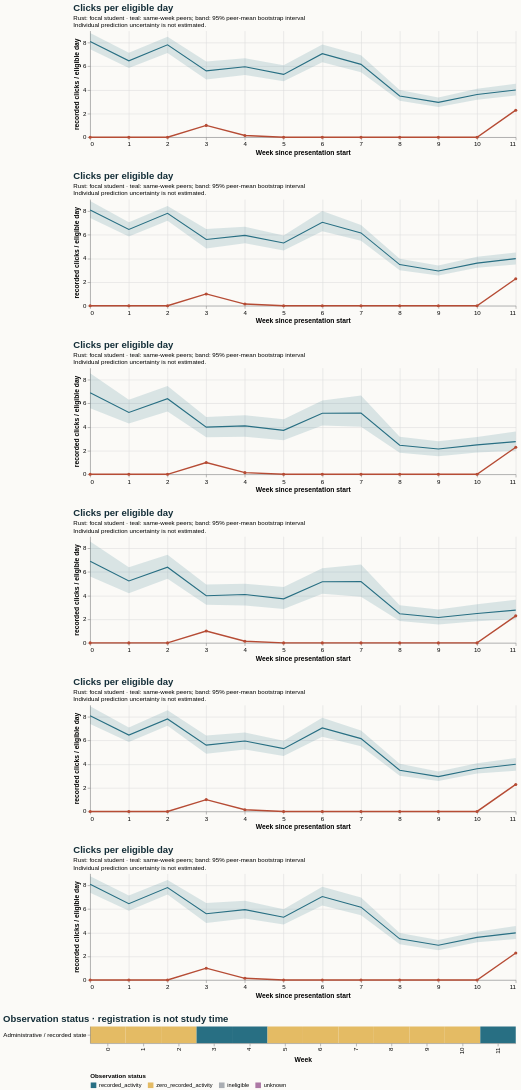

Vega-Lite specification for this chart:
### Vega-Lite specification from a JSON file in a GitHub repository (floating-point values rounded to 4 significant figures)
{"$schema": "https://vega.github.io/schema/vega-lite/v5.20.1.json", "config": {"axis": {"labelFontSize": 11, "titleFontSize": 12}, "background": "#fbfaf7", "font": "sans-serif", "title": {"anchor": "start", "color": "#142e38", "fontSize": 17, "subtitleFontSize": 11}, "view": {"continuousHeight": 300, "continuousWidth": 300, "stroke": null}}, "datasets": {"data-021026f15fa5f54495edb688787899e7": [{"eligible_days": 7.0, "end_day": 6, "logging_completeness": "unknown", "observation_status": "zero_recorded_activity", "row": "Administrative / recorded state", "score_status": "withheld_release_time_unknown", "start_day": 0, "value": 0.0, "week": 0}, {"eligible_days": 7.0, "end_day": 13, "logging_completeness": "unknown", "observation_status": "zero_recorded_activity", "row": "Administrative / recorded state", "score_status": "withheld_release_time_unknown", "start_day": 7, "value": 0.0, "week": 1}, {"eligible_days": 7.0, "end_day": 20, "logging_completeness": "unknown", "observation_status": "zero_recorded_activity", "row": "Administrative / recorded state", "score_status": "withheld_release_time_unknown", "start_day": 14, "value": 0.0, "week": 2}, {"eligible_days": 7.0, "end_day": 27, "logging_completeness": "unknown", "observation_status": "recorded_activity", "row": "Administrative / recorded state", "score_status": "withheld_release_time_unknown", "start_day": 21, "value": 1.0, "week": 3}, {"eligible_days": 7.0, "end_day": 34, "logging_completeness": "unknown", "observation_status": "recorded_activity", "row": "Administrative / recorded state", "score_status": "withheld_release_time_unknown", "start_day": 28, "value": 0.1429, "week": 4}, {"eligible_days": 7.0, "end_day": 41, "logging_completeness": "unknown", "observation_status": "zero_recorded_activity", "row": "Administrative / recorded state", "score_status": "withheld_release_time_unknown", "start_day": 35, "value": 0.0, "week": 5}, {"eligible_days": 7.0, "end_day": 48, "logging_completeness": "unknown", "observation_status": "zero_recorded_activity", "row": "Administrative / recorded state", "score_status": "withheld_release_time_unknown", "start_day": 42, "value": 0.0, "week": 6}, {"eligible_days": 7.0, "end_day": 55, "logging_completeness": "unknown", "observation_status": "zero_recorded_activity", "row": "Administrative / recorded state", "score_status": "withheld_release_time_unknown", "start_day": 49, "value": 0.0, "week": 7}, {"eligible_days": 7.0, "end_day": 62, "logging_completeness": "unknown", "observation_status": "zero_recorded_activity", "row": "Administrative / recorded state", "score_status": "withheld_release_time_unknown", "start_day": 56, "value": 0.0, "week": 8}, {"eligible_days": 7.0, "end_day": 69, "logging_completeness": "unknown", "observation_status": "zero_recorded_activity", "row": "Administrative / recorded state", "score_status": "withheld_release_time_unknown", "start_day": 63, "value": 0.0, "week": 9}, {"eligible_days": 7.0, "end_day": 76, "logging_completeness": "unknown", "observation_status": "zero_recorded_activity", "row": "Administrative / recorded state", "score_status": "withheld_release_time_unknown", "start_day": 70, "value": 0.0, "week": 10}, {"eligible_days": 7.0, "end_day": 83, "logging_completeness": "unknown", "observation_status": "recorded_activity", "row": "Administrative / recorded state", "score_status": "withheld_release_time_unknown", "start_day": 77, "value": 2.286, "week": 11}], "data-46ffdab199a707d343a75f400371bae0": [{"end_day": 6, "focal_value": 0.0, "peer_ci_high": 8.575, "peer_ci_low": 5.621, "peer_mean": 6.901, "peer_observations": 232, "peer_people": 232, "reference": "same_prior_attempt", "unit": "recorded clicks / eligible day", "week": 0}, {"end_day": 13, "focal_value": 0.0, "peer_ci_high": 6.399, "peer_ci_low": 4.207, "peer_mean": 5.234, "peer_observations": 229, "peer_people": 229, "reference": "same_prior_attempt", "unit": "recorded clicks / eligible day", "week": 1}, {"end_day": 20, "focal_value": 0.0, "peer_ci_high": 7.451, "peer_ci_low": 5.417, "peer_mean": 6.398, "peer_observations": 222, "peer_people": 222, "reference": "same_prior_attempt", "unit": "recorded clicks / eligible day", "week": 2}, {"end_day": 27, "focal_value": 1.0, "peer_ci_high": 4.942, "peer_ci_low": 3.229, "peer_mean": 3.987, "peer_observations": 222, "peer_people": 222, "reference": "same_prior_attempt", "unit": "recorded clicks / eligible day", "week": 3}, {"end_day": 34, "focal_value": 0.1429, "peer_ci_high": 4.995, "peer_ci_low": 3.168, "peer_mean": 4.095, "peer_observations": 216, "peer_people": 216, "reference": "same_prior_attempt", "unit": "recorded clicks / eligible day", "week": 4}, {"end_day": 41, "focal_value": 0.0, "peer_ci_high": 4.721, "peer_ci_low": 2.856, "peer_mean": 3.722, "peer_observations": 213, "peer_people": 213, "reference": "same_prior_attempt", "unit": "recorded clicks / eligible day", "week": 5}, {"end_day": 48, "focal_value": 0.0, "peer_ci_high": 6.304, "peer_ci_low": 4.146, "peer_mean": 5.167, "peer_observations": 209, "peer_people": 209, "reference": "same_prior_attempt", "unit": "recorded clicks / eligible day", "week": 6}, {"end_day": 55, "focal_value": 0.0, "peer_ci_high": 6.62, "peer_ci_low": 3.908, "peer_mean": 5.179, "peer_observations": 204, "peer_people": 204, "reference": "same_prior_attempt", "unit": "recorded clicks / eligible day", "week": 7}, {"end_day": 62, "focal_value": 0.0, "peer_ci_high": 3.187, "peer_ci_low": 1.841, "peer_mean": 2.464, "peer_observations": 202, "peer_people": 202, "reference": "same_prior_attempt", "unit": "recorded clicks / eligible day", "week": 8}, {"end_day": 69, "focal_value": 0.0, "peer_ci_high": 2.82, "peer_ci_low": 1.562, "peer_mean": 2.145, "peer_observations": 199, "peer_people": 199, "reference": "same_prior_attempt", "unit": "recorded clicks / eligible day", "week": 9}, {"end_day": 76, "focal_value": 0.0, "peer_ci_high": 3.265, "peer_ci_low": 1.835, "peer_mean": 2.489, "peer_observations": 197, "peer_people": 197, "reference": "same_prior_attempt", "unit": "recorded clicks / eligible day", "week": 10}, {"end_day": 83, "focal_value": 2.286, "peer_ci_high": 3.642, "peer_ci_low": 2.024, "peer_mean": 2.77, "peer_observations": 196, "peer_people": 196, "reference": "same_prior_attempt", "unit": "recorded clicks / eligible day", "week": 11}], "data-4844d67a2a23f6e92cc0dcbcf3ccfbef": [{"end_day": 6, "focal_value": 0.0, "peer_ci_high": 8.804, "peer_ci_low": 7.442, "peer_mean": 8.1, "peer_observations": 1159, "peer_people": 1159, "reference": "course", "unit": "recorded clicks / eligible day", "week": 0}, {"end_day": 13, "focal_value": 0.0, "peer_ci_high": 7.134, "peer_ci_low": 5.854, "peer_mean": 6.456, "peer_observations": 1151, "peer_people": 1151, "reference": "course", "unit": "recorded clicks / eligible day", "week": 1}, {"end_day": 20, "focal_value": 0.0, "peer_ci_high": 8.487, "peer_ci_low": 7.119, "peer_mean": 7.819, "peer_observations": 1133, "peer_people": 1133, "reference": "course", "unit": "recorded clicks / eligible day", "week": 2}, {"end_day": 27, "focal_value": 1.0, "peer_ci_high": 6.402, "peer_ci_low": 4.878, "peer_mean": 5.608, "peer_observations": 1125, "peer_people": 1125, "reference": "course", "unit": "recorded clicks / eligible day", "week": 3}, {"end_day": 34, "focal_value": 0.1429, "peer_ci_high": 6.672, "peer_ci_low": 5.259, "peer_mean": 5.954, "peer_observations": 1088, "peer_people": 1088, "reference": "course", "unit": "recorded clicks / eligible day", "week": 4}, {"end_day": 41, "focal_value": 0.0, "peer_ci_high": 6.094, "peer_ci_low": 4.724, "peer_mean": 5.31, "peer_observations": 1081, "peer_people": 1081, "reference": "course", "unit": "recorded clicks / eligible day", "week": 5}, {"end_day": 48, "focal_value": 0.0, "peer_ci_high": 7.851, "peer_ci_low": 6.347, "peer_mean": 7.065, "peer_observations": 1070, "peer_people": 1070, "reference": "course", "unit": "recorded clicks / eligible day", "week": 6}, {"end_day": 55, "focal_value": 0.0, "peer_ci_high": 6.934, "peer_ci_low": 5.486, "peer_mean": 6.16, "peer_observations": 1054, "peer_people": 1054, "reference": "course", "unit": "recorded clicks / eligible day", "week": 7}, {"end_day": 62, "focal_value": 0.0, "peer_ci_high": 4.0, "peer_ci_low": 3.079, "peer_mean": 3.483, "peer_observations": 1044, "peer_people": 1044, "reference": "course", "unit": "recorded clicks / eligible day", "week": 8}, {"end_day": 69, "focal_value": 0.0, "peer_ci_high": 3.364, "peer_ci_low": 2.565, "peer_mean": 2.943, "peer_observations": 1027, "peer_people": 1027, "reference": "course", "unit": "recorded clicks / eligible day", "week": 9}, {"end_day": 76, "focal_value": 0.0, "peer_ci_high": 4.089, "peer_ci_low": 3.161, "peer_mean": 3.609, "peer_observations": 1021, "peer_people": 1021, "reference": "course", "unit": "recorded clicks / eligible day", "week": 10}, {"end_day": 83, "focal_value": 2.286, "peer_ci_high": 4.53, "peer_ci_low": 3.518, "peer_mean": 3.989, "peer_observations": 1016, "peer_people": 1016, "reference": "course", "unit": "recorded clicks / eligible day", "week": 11}], "data-8c2e9ec24303d0bdccb7913a0fe969db": [{"end_day": 6, "focal_value": 0.0, "peer_ci_high": 8.769, "peer_ci_low": 7.39, "peer_mean": 8.1, "peer_observations": 1159, "peer_people": 1159, "reference": "early_stage", "unit": "recorded clicks / eligible day", "week": 0}, {"end_day": 13, "focal_value": 0.0, "peer_ci_high": 7.152, "peer_ci_low": 5.855, "peer_mean": 6.456, "peer_observations": 1151, "peer_people": 1151, "reference": "early_stage", "unit": "recorded clicks / eligible day", "week": 1}, {"end_day": 20, "focal_value": 0.0, "peer_ci_high": 8.455, "peer_ci_low": 7.227, "peer_mean": 7.819, "peer_observations": 1133, "peer_people": 1133, "reference": "early_stage", "unit": "recorded clicks / eligible day", "week": 2}, {"end_day": 27, "focal_value": 1.0, "peer_ci_high": 6.515, "peer_ci_low": 4.816, "peer_mean": 5.608, "peer_observations": 1125, "peer_people": 1125, "reference": "early_stage", "unit": "recorded clicks / eligible day", "week": 3}, {"end_day": 34, "focal_value": 0.1429, "peer_ci_high": 6.713, "peer_ci_low": 5.195, "peer_mean": 5.954, "peer_observations": 1088, "peer_people": 1088, "reference": "early_stage", "unit": "recorded clicks / eligible day", "week": 4}, {"end_day": 41, "focal_value": 0.0, "peer_ci_high": 5.992, "peer_ci_low": 4.694, "peer_mean": 5.31, "peer_observations": 1081, "peer_people": 1081, "reference": "early_stage", "unit": "recorded clicks / eligible day", "week": 5}, {"end_day": 48, "focal_value": 0.0, "peer_ci_high": 7.898, "peer_ci_low": 6.292, "peer_mean": 7.065, "peer_observations": 1070, "peer_people": 1070, "reference": "early_stage", "unit": "recorded clicks / eligible day", "week": 6}, {"end_day": 55, "focal_value": 0.0, "peer_ci_high": 6.974, "peer_ci_low": 5.475, "peer_mean": 6.16, "peer_observations": 1054, "peer_people": 1054, "reference": "early_stage", "unit": "recorded clicks / eligible day", "week": 7}, {"end_day": 62, "focal_value": 0.0, "peer_ci_high": 3.968, "peer_ci_low": 3.02, "peer_mean": 3.483, "peer_observations": 1044, "peer_people": 1044, "reference": "early_stage", "unit": "recorded clicks / eligible day", "week": 8}, {"end_day": 69, "focal_value": 0.0, "peer_ci_high": 3.375, "peer_ci_low": 2.514, "peer_mean": 2.943, "peer_observations": 1027, "peer_people": 1027, "reference": "early_stage", "unit": "recorded clicks / eligible day", "week": 9}, {"end_day": 76, "focal_value": 0.0, "peer_ci_high": 4.087, "peer_ci_low": 3.199, "peer_mean": 3.609, "peer_observations": 1021, "peer_people": 1021, "reference": "early_stage", "unit": "recorded clicks / eligible day", "week": 10}, {"end_day": 83, "focal_value": 2.286, "peer_ci_high": 4.559, "peer_ci_low": 3.472, "peer_mean": 3.989, "peer_observations": 1016, "peer_people": 1016, "reference": "early_stage", "unit": "recorded clicks / eligible day", "week": 11}], "data-9be9bc50e00e9c2507c0d91c9cc9db1b": [{"end_day": 6, "focal_value": 0.0, "peer_ci_high": 8.541, "peer_ci_low": 5.586, "peer_mean": 6.901, "peer_observations": 232, "peer_people": 232, "reference": "same_prior_attempt", "unit": "recorded clicks / eligible day", "week": 0}, {"end_day": 13, "focal_value": 0.0, "peer_ci_high": 6.304, "peer_ci_low": 4.302, "peer_mean": 5.234, "peer_observations": 229, "peer_people": 229, "reference": "same_prior_attempt", "unit": "recorded clicks / eligible day", "week": 1}, {"end_day": 20, "focal_value": 0.0, "peer_ci_high": 7.478, "peer_ci_low": 5.311, "peer_mean": 6.398, "peer_observations": 222, "peer_people": 222, "reference": "same_prior_attempt", "unit": "recorded clicks / eligible day", "week": 2}, {"end_day": 27, "focal_value": 1.0, "peer_ci_high": 4.846, "peer_ci_low": 3.13, "peer_mean": 3.987, "peer_observations": 222, "peer_people": 222, "reference": "same_prior_attempt", "unit": "recorded clicks / eligible day", "week": 3}, {"end_day": 34, "focal_value": 0.1429, "peer_ci_high": 4.997, "peer_ci_low": 3.187, "peer_mean": 4.095, "peer_observations": 216, "peer_people": 216, "reference": "same_prior_attempt", "unit": "recorded clicks / eligible day", "week": 4}, {"end_day": 41, "focal_value": 0.0, "peer_ci_high": 4.654, "peer_ci_low": 2.876, "peer_mean": 3.722, "peer_observations": 213, "peer_people": 213, "reference": "same_prior_attempt", "unit": "recorded clicks / eligible day", "week": 5}, {"end_day": 48, "focal_value": 0.0, "peer_ci_high": 6.251, "peer_ci_low": 4.14, "peer_mean": 5.167, "peer_observations": 209, "peer_people": 209, "reference": "same_prior_attempt", "unit": "recorded clicks / eligible day", "week": 6}, {"end_day": 55, "focal_value": 0.0, "peer_ci_high": 6.671, "peer_ci_low": 4.028, "peer_mean": 5.179, "peer_observations": 204, "peer_people": 204, "reference": "same_prior_attempt", "unit": "recorded clicks / eligible day", "week": 7}, {"end_day": 62, "focal_value": 0.0, "peer_ci_high": 3.183, "peer_ci_low": 1.822, "peer_mean": 2.464, "peer_observations": 202, "peer_people": 202, "reference": "same_prior_attempt", "unit": "recorded clicks / eligible day", "week": 8}, {"end_day": 69, "focal_value": 0.0, "peer_ci_high": 2.802, "peer_ci_low": 1.518, "peer_mean": 2.145, "peer_observations": 199, "peer_people": 199, "reference": "same_prior_attempt", "unit": "recorded clicks / eligible day", "week": 9}, {"end_day": 76, "focal_value": 0.0, "peer_ci_high": 3.153, "peer_ci_low": 1.854, "peer_mean": 2.489, "peer_observations": 197, "peer_people": 197, "reference": "same_prior_attempt", "unit": "recorded clicks / eligible day", "week": 10}, {"end_day": 83, "focal_value": 2.286, "peer_ci_high": 3.629, "peer_ci_low": 2.0, "peer_mean": 2.77, "peer_observations": 196, "peer_people": 196, "reference": "same_prior_attempt", "unit": "recorded clicks / eligible day", "week": 11}], "data-a0aaaf072578ce0526ad8e3b011a8784": [{"end_day": 6, "focal_value": 0.0, "peer_ci_high": 8.862, "peer_ci_low": 7.425, "peer_mean": 8.1, "peer_observations": 1159, "peer_people": 1159, "reference": "course", "unit": "recorded clicks / eligible day", "week": 0}, {"end_day": 13, "focal_value": 0.0, "peer_ci_high": 7.073, "peer_ci_low": 5.855, "peer_mean": 6.456, "peer_observations": 1151, "peer_people": 1151, "reference": "course", "unit": "recorded clicks / eligible day", "week": 1}, {"end_day": 20, "focal_value": 0.0, "peer_ci_high": 8.447, "peer_ci_low": 7.181, "peer_mean": 7.819, "peer_observations": 1133, "peer_people": 1133, "reference": "course", "unit": "recorded clicks / eligible day", "week": 2}, {"end_day": 27, "focal_value": 1.0, "peer_ci_high": 6.489, "peer_ci_low": 4.846, "peer_mean": 5.608, "peer_observations": 1125, "peer_people": 1125, "reference": "course", "unit": "recorded clicks / eligible day", "week": 3}, {"end_day": 34, "focal_value": 0.1429, "peer_ci_high": 6.692, "peer_ci_low": 5.278, "peer_mean": 5.954, "peer_observations": 1088, "peer_people": 1088, "reference": "course", "unit": "recorded clicks / eligible day", "week": 4}, {"end_day": 41, "focal_value": 0.0, "peer_ci_high": 5.944, "peer_ci_low": 4.673, "peer_mean": 5.31, "peer_observations": 1081, "peer_people": 1081, "reference": "course", "unit": "recorded clicks / eligible day", "week": 5}, {"end_day": 48, "focal_value": 0.0, "peer_ci_high": 8.012, "peer_ci_low": 6.298, "peer_mean": 7.065, "peer_observations": 1070, "peer_people": 1070, "reference": "course", "unit": "recorded clicks / eligible day", "week": 6}, {"end_day": 55, "focal_value": 0.0, "peer_ci_high": 6.833, "peer_ci_low": 5.504, "peer_mean": 6.16, "peer_observations": 1054, "peer_people": 1054, "reference": "course", "unit": "recorded clicks / eligible day", "week": 7}, {"end_day": 62, "focal_value": 0.0, "peer_ci_high": 3.969, "peer_ci_low": 3.012, "peer_mean": 3.483, "peer_observations": 1044, "peer_people": 1044, "reference": "course", "unit": "recorded clicks / eligible day", "week": 8}, {"end_day": 69, "focal_value": 0.0, "peer_ci_high": 3.396, "peer_ci_low": 2.552, "peer_mean": 2.943, "peer_observations": 1027, "peer_people": 1027, "reference": "course", "unit": "recorded clicks / eligible day", "week": 9}, {"end_day": 76, "focal_value": 0.0, "peer_ci_high": 4.143, "peer_ci_low": 3.211, "peer_mean": 3.609, "peer_observations": 1021, "peer_people": 1021, "reference": "course", "unit": "recorded clicks / eligible day", "week": 10}, {"end_day": 83, "focal_value": 2.286, "peer_ci_high": 4.507, "peer_ci_low": 3.481, "peer_mean": 3.989, "peer_observations": 1016, "peer_people": 1016, "reference": "course", "unit": "recorded clicks / eligible day", "week": 11}], "data-e47157b1d051c8e4293e70f9ae97936a": [{"end_day": 6, "focal_value": 0.0, "peer_ci_high": 8.907, "peer_ci_low": 7.392, "peer_mean": 8.1, "peer_observations": 1159, "peer_people": 1159, "reference": "early_stage", "unit": "recorded clicks / eligible day", "week": 0}, {"end_day": 13, "focal_value": 0.0, "peer_ci_high": 7.1, "peer_ci_low": 5.88, "peer_mean": 6.456, "peer_observations": 1151, "peer_people": 1151, "reference": "early_stage", "unit": "recorded clicks / eligible day", "week": 1}, {"end_day": 20, "focal_value": 0.0, "peer_ci_high": 8.557, "peer_ci_low": 7.24, "peer_mean": 7.819, "peer_observations": 1133, "peer_people": 1133, "reference": "early_stage", "unit": "recorded clicks / eligible day", "week": 2}, {"end_day": 27, "focal_value": 1.0, "peer_ci_high": 6.421, "peer_ci_low": 4.872, "peer_mean": 5.608, "peer_observations": 1125, "peer_people": 1125, "reference": "early_stage", "unit": "recorded clicks / eligible day", "week": 3}, {"end_day": 34, "focal_value": 0.1429, "peer_ci_high": 6.676, "peer_ci_low": 5.242, "peer_mean": 5.954, "peer_observations": 1088, "peer_people": 1088, "reference": "early_stage", "unit": "recorded clicks / eligible day", "week": 4}, {"end_day": 41, "focal_value": 0.0, "peer_ci_high": 5.982, "peer_ci_low": 4.691, "peer_mean": 5.31, "peer_observations": 1081, "peer_people": 1081, "reference": "early_stage", "unit": "recorded clicks / eligible day", "week": 5}, {"end_day": 48, "focal_value": 0.0, "peer_ci_high": 7.92, "peer_ci_low": 6.32, "peer_mean": 7.065, "peer_observations": 1070, "peer_people": 1070, "reference": "early_stage", "unit": "recorded clicks / eligible day", "week": 6}, {"end_day": 55, "focal_value": 0.0, "peer_ci_high": 6.857, "peer_ci_low": 5.505, "peer_mean": 6.16, "peer_observations": 1054, "peer_people": 1054, "reference": "early_stage", "unit": "recorded clicks / eligible day", "week": 7}, {"end_day": 62, "focal_value": 0.0, "peer_ci_high": 4.043, "peer_ci_low": 3.013, "peer_mean": 3.483, "peer_observations": 1044, "peer_people": 1044, "reference": "early_stage", "unit": "recorded clicks / eligible day", "week": 8}, {"end_day": 69, "focal_value": 0.0, "peer_ci_high": 3.381, "peer_ci_low": 2.576, "peer_mean": 2.943, "peer_observations": 1027, "peer_people": 1027, "reference": "early_stage", "unit": "recorded clicks / eligible day", "week": 9}, {"end_day": 76, "focal_value": 0.0, "peer_ci_high": 4.087, "peer_ci_low": 3.205, "peer_mean": 3.609, "peer_observations": 1021, "peer_people": 1021, "reference": "early_stage", "unit": "recorded clicks / eligible day", "week": 10}, {"end_day": 83, "focal_value": 2.286, "peer_ci_high": 4.524, "peer_ci_low": 3.45, "peer_mean": 3.989, "peer_observations": 1016, "peer_people": 1016, "reference": "early_stage", "unit": "recorded clicks / eligible day", "week": 11}]}, "resolve": {"scale": {"color": "independent"}}, "spacing": 28, "vconcat": [{"data": {"name": "data-4844d67a2a23f6e92cc0dcbcf3ccfbef"}, "height": 190, "layer": [{"encoding": {"x": {"axis": {"tickMinStep": 1}, "field": "week", "title": "Week since presentation start", "type": "quantitative"}, "y": {"field": "peer_ci_low", "scale": {"zero": true}, "title": "recorded clicks / eligible day", "type": "quantitative"}, "y2": {"field": "peer_ci_high"}}, "mark": {"color": "#286f83", "opacity": 0.16, "type": "area"}}, {"encoding": {"tooltip": [{"field": "week", "type": "quantitative"}, {"field": "peer_mean", "type": "quantitative"}, {"field": "peer_people", "type": "quantitative"}, {"field": "peer_observations", "type": "quantitative"}], "x": {"field": "week", "type": "quantitative"}, "y": {"field": "peer_mean", "type": "quantitative"}}, "mark": {"color": "#286f83", "strokeWidth": 2, "type": "line"}}, {"encoding": {"tooltip": [{"field": "week", "type": "quantitative"}, {"field": "focal_value", "type": "quantitative"}], "x": {"field": "week", "type": "quantitative"}, "y": {"field": "focal_value", "type": "quantitative"}}, "mark": {"color": "#b64c35", "point": {"color": "#b64c35"}, "strokeWidth": 2.5, "type": "line"}}], "title": {"subtitle": ["Rust: focal student · teal: same-week peers; band: 95% peer-mean bootstrap interval", "Individual prediction uncertainty is not estimated."], "text": "Clicks per eligible day"}, "width": 760}, {"data": {"name": "data-a0aaaf072578ce0526ad8e3b011a8784"}, "height": 190, "layer": [{"encoding": {"x": {"axis": {"tickMinStep": 1}, "field": "week", "title": "Week since presentation start", "type": "quantitative"}, "y": {"field": "peer_ci_low", "scale": {"zero": true}, "title": "recorded clicks / eligible day", "type": "quantitative"}, "y2": {"field": "peer_ci_high"}}, "mark": {"color": "#286f83", "opacity": 0.16, "type": "area"}}, {"encoding": {"tooltip": [{"field": "week", "type": "quantitative"}, {"field": "peer_mean", "type": "quantitative"}, {"field": "peer_people", "type": "quantitative"}, {"field": "peer_observations", "type": "quantitative"}], "x": {"field": "week", "type": "quantitative"}, "y": {"field": "peer_mean", "type": "quantitative"}}, "mark": {"color": "#286f83", "strokeWidth": 2, "type": "line"}}, {"encoding": {"tooltip": [{"field": "week", "type": "quantitative"}, {"field": "focal_value", "type": "quantitative"}], "x": {"field": "week", "type": "quantitative"}, "y": {"field": "focal_value", "type": "quantitative"}}, "mark": {"color": "#b64c35", "point": {"color": "#b64c35"}, "strokeWidth": 2.5, "type": "line"}}], "title": {"subtitle": ["Rust: focal student · teal: same-week peers; band: 95% peer-mean bootstrap interval", "Individual prediction uncertainty is not estimated."], "text": "Clicks per eligible day"}, "width": 760}, {"data": {"name": "data-9be9bc50e00e9c2507c0d91c9cc9db1b"}, "height": 190, "layer": [{"encoding": {"x": {"axis": {"tickMinStep": 1}, "field": "week", "title": "Week since presentation start", "type": "quantitative"}, "y": {"field": "peer_ci_low", "scale": {"zero": true}, "title": "recorded clicks / eligible day", "type": "quantitative"}, "y2": {"field": "peer_ci_high"}}, "mark": {"color": "#286f83", "opacity": 0.16, "type": "area"}}, {"encoding": {"tooltip": [{"field": "week", "type": "quantitative"}, {"field": "peer_mean", "type": "quantitative"}, {"field": "peer_people", "type": "quantitative"}, {"field": "peer_observations", "type": "quantitative"}], "x": {"field": "week", "type": "quantitative"}, "y": {"field": "peer_mean", "type": "quantitative"}}, "mark": {"color": "#286f83", "strokeWidth": 2, "type": "line"}}, {"encoding": {"tooltip": [{"field": "week", "type": "quantitative"}, {"field": "focal_value", "type": "quantitative"}], "x": {"field": "week", "type": "quantitative"}, "y": {"field": "focal_value", "type": "quantitative"}}, "mark": {"color": "#b64c35", "point": {"color": "#b64c35"}, "strokeWidth": 2.5, "type": "line"}}], "title": {"subtitle": ["Rust: focal student · teal: same-week peers; band: 95% peer-mean bootstrap interval", "Individual prediction uncertainty is not estimated."], "text": "Clicks per eligible day"}, "width": 760}, {"data": {"name": "data-46ffdab199a707d343a75f400371bae0"}, "height": 190, "layer": [{"encoding": {"x": {"axis": {"tickMinStep": 1}, "field": "week", "title": "Week since presentation start", "type": "quantitative"}, "y": {"field": "peer_ci_low", "scale": {"zero": true}, "title": "recorded clicks / eligible day", "type": "quantitative"}, "y2": {"field": "peer_ci_high"}}, "mark": {"color": "#286f83", "opacity": 0.16, "type": "area"}}, {"encoding": {"tooltip": [{"field": "week", "type": "quantitative"}, {"field": "peer_mean", "type": "quantitative"}, {"field": "peer_people", "type": "quantitative"}, {"field": "peer_observations", "type": "quantitative"}], "x": {"field": "week", "type": "quantitative"}, "y": {"field": "peer_mean", "type": "quantitative"}}, "mark": {"color": "#286f83", "strokeWidth": 2, "type": "line"}}, {"encoding": {"tooltip": [{"field": "week", "type": "quantitative"}, {"field": "focal_value", "type": "quantitative"}], "x": {"field": "week", "type": "quantitative"}, "y": {"field": "focal_value", "type": "quantitative"}}, "mark": {"color": "#b64c35", "point": {"color": "#b64c35"}, "strokeWidth": 2.5, "type": "line"}}], "title": {"subtitle": ["Rust: focal student · teal: same-week peers; band: 95% peer-mean bootstrap interval", "Individual prediction uncertainty is not estimated."], "text": "Clicks per eligible day"}, "width": 760}, {"data": {"name": "data-e47157b1d051c8e4293e70f9ae97936a"}, "height": 190, "layer": [{"encoding": {"x": {"axis": {"tickMinStep": 1}, "field": "week", "title": "Week since presentation start", "type": "quantitative"}, "y": {"field": "peer_ci_low", "scale": {"zero": true}, "title": "recorded clicks / eligible day", "type": "quantitative"}, "y2": {"field": "peer_ci_high"}}, "mark": {"color": "#286f83", "opacity": 0.16, "type": "area"}}, {"encoding": {"tooltip": [{"field": "week", "type": "quantitative"}, {"field": "peer_mean", "type": "quantitative"}, {"field": "peer_people", "type": "quantitative"}, {"field": "peer_observations", "type": "quantitative"}], "x": {"field": "week", "type": "quantitative"}, "y": {"field": "peer_mean", "type": "quantitative"}}, "mark": {"color": "#286f83", "strokeWidth": 2, "type": "line"}}, {"encoding": {"tooltip": [{"field": "week", "type": "quantitative"}, {"field": "focal_value", "type": "quantitative"}], "x": {"field": "week", "type": "quantitative"}, "y": {"field": "focal_value", "type": "quantitative"}}, "mark": {"color": "#b64c35", "point": {"color": "#b64c35"}, "strokeWidth": 2.5, "type": "line"}}], "title": {"subtitle": ["Rust: focal student · teal: same-week peers; band: 95% peer-mean bootstrap interval", "Individual prediction uncertainty is not estimated."], "text": "Clicks per eligible day"}, "width": 760}, {"data": {"name": "data-8c2e9ec24303d0bdccb7913a0fe969db"}, "height": 190, "layer": [{"encoding": {"x": {"axis": {"tickMinStep": 1}, "field": "week", "title": "Week since presentation start", "type": "quantitative"}, "y": {"field": "peer_ci_low", "scale": {"zero": true}, "title": "recorded clicks / eligible day", "type": "quantitative"}, "y2": {"field": "peer_ci_high"}}, "mark": {"color": "#286f83", "opacity": 0.16, "type": "area"}}, {"encoding": {"tooltip": [{"field": "week", "type": "quantitative"}, {"field": "peer_mean", "type": "quantitative"}, {"field": "peer_people", "type": "quantitative"}, {"field": "peer_observations", "type": "quantitative"}], "x": {"field": "week", "type": "quantitative"}, "y": {"field": "peer_mean", "type": "quantitative"}}, "mark": {"color": "#286f83", "strokeWidth": 2, "type": "line"}}, {"encoding": {"tooltip": [{"field": "week", "type": "quantitative"}, {"field": "focal_value", "type": "quantitative"}], "x": {"field": "week", "type": "quantitative"}, "y": {"field": "focal_value", "type": "quantitative"}}, "mark": {"color": "#b64c35", "point": {"color": "#b64c35"}, "strokeWidth": 2.5, "type": "line"}}], "title": {"subtitle": ["Rust: focal student · teal: same-week peers; band: 95% peer-mean bootstrap interval", "Individual prediction uncertainty is not estimated."], "text": "Clicks per eligible day"}, "width": 760}, {"data": {"name": "data-021026f15fa5f54495edb688787899e7"}, "encoding": {"color": {"field": "observation_status", "legend": {"labelLimit": 260, "orient": "bottom"}, "scale": {"domain": ["recorded_activity", "zero_recorded_activity", "ineligible", "unknown"], "range": ["#286f83", "#e4bb64", "#aaaeb3", "#ac78a5"]}, "title": "Observation status", "type": "nominal"}, "tooltip": [{"field": "week", "type": "quantitative"}, {"field": "eligible_days", "type": "quantitative"}, {"field": "observation_status", "type": "nominal"}, {"field": "logging_completeness", "type": "nominal"}], "x": {"field": "week", "title": "Week", "type": "ordinal"}, "y": {"field": "row", "title": null, "type": "nominal"}}, "height": 30, "mark": {"type": "rect"}, "title": "Observation status · registration is not study time", "width": 760}]}
